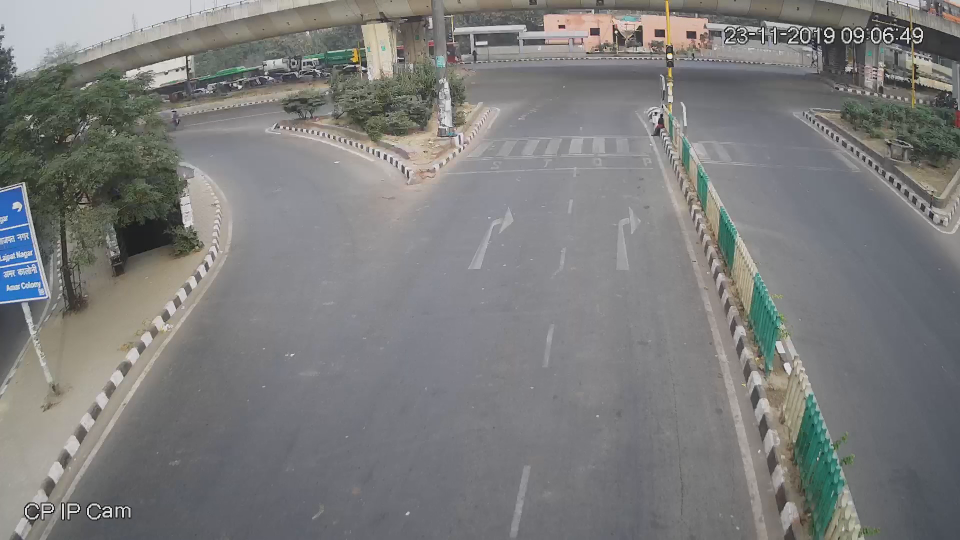
//> input picture subtask-3/method3_duplicate/bg.png, 1920 x 1080 px (shown at 1/2 size)
$ ./method3 bg.png 4thread.png   (built with g++ and OpenCV 4)
//> lines starting //> are read from the running program, lines starting //| are printed output that depends on the picture; after the words box and inside, x2 and y2 are one past the last pixel; in counts of white or black regions, pixels touching at a corner belong together
### subtask-3/method3_duplicate/functions.h
#ifndef FUNCTIONS_H
#define FUNCTIONS_H

#include <opencv2/opencv.hpp>
#include <iostream>
#include <sys/stat.h>
#include <unistd.h>
#include <string>
#include <fstream>
#include <regex>

#define pb push_back
#define fast ios_base::sync_with_stdio(false), cin.tie(NULL), cout.tie(NULL);
#define endl "\n"
#define ff first
#define ss second
#define ll long long int
#define mod (ll) 1e9 + 7

using namespace cv;
using namespace std;

struct userdata;
void mouseHandler(int event, int x, int y, int flags, void* data_ptr);
void cropImage(Mat &croppedImage, Mat &bird_view, userdata &data, Mat &h);
userdata gettingInitialData(Mat inputImage);
bool isImageFile(string str);
bool isFileExist (const std::string& name);
int checkFile(bool check1, bool check2);
void destPoints(vector<Point2f> &pts_dst);
Mat subtract_bg(Mat background, Mat current);
float queueDensity(Mat croppedFilteredFrame);
float movingDensity(Mat previousFrame, Mat currentFrame);


#endif

### subtask-3/method3_duplicate/functions.cpp
#include <opencv2/opencv.hpp>
#include <iostream>
#include <sys/stat.h>
#include <unistd.h>
#include <string>
#include <fstream>
#include <regex>
#include "functions.h"

#define pb push_back
#define fast ios_base::sync_with_stdio(false), cin.tie(NULL), cout.tie(NULL);
#define endl "\n"
#define ff first
#define ss second
#define ll long long int
#define mod (ll) 1e9 + 7

using namespace cv;
using namespace std;


struct userdata {
    Mat im;
    vector<Point2f> points;
};

void mouseHandler(int event, int x, int y, int flags, void* data_ptr) {
    if  (event == 1) {
        // Taking input of the mouse click
        userdata *data = ((userdata *) data_ptr);
        // Using small red dots/circles wherever the mouse clicks for user to know
        circle(data->im, Point(x,y),2,Scalar(0,0,600), 5, cv::LINE_AA);
        // To show the Image with Red dots
        imshow("Image", data->im);
        // Saving the co-ordinates of mouse click in data
        data->points.push_back(Point2f(x,y));

    }
}

void cropImage(Mat &croppedImage, Mat &bird_view, userdata &data, Mat &h) {
  vector<pair<int, int>> mouse_clicks(4, {0, 0});
  vector<pair<int, int>> crop_this(4, {0, 0});
  for(int i=0; i<4; i++) {
      mouse_clicks[i].ff = data.points[i].x;
      mouse_clicks[i].ss = data.points[i].y;
      // cout<<mouse_clicks[i].ff<<" "<<mouse_clicks[i].ss<<endl;

      Mat pt1 = (Mat_<double>(3, 1) << mouse_clicks[i].ff, mouse_clicks[i].ss, 1);
      Mat pt2 = h*pt1;
      pt2 /= pt2.at<double>(2);

      // cout<<pt2.at<double>(0)<<" "<<pt2.at<double>(1)<<" "<<pt2.at<double>(2)<<"kb"<<endl;
      crop_this[i].ff = pt2.at<double>(0);
      crop_this[i].ss = pt2.at<double>(1);
  }
  int crop_w = crop_this[2].ff - crop_this[0].ff;
  int crop_h = crop_this[1].ss - crop_this[0].ss;
  Mat ROI(bird_view, Rect(crop_this[0].ff, crop_this[0].ss, crop_w, crop_h));

  ROI.copyTo(croppedImage);
}

userdata gettingInitialData(Mat inputImage){

  userdata data;
  data.im = inputImage;
  cout << "Choose four points in anti-clockwise fashion, starting from top-left. \n Then press Enter." << endl;
  imshow("Image", inputImage);
  setMouseCallback("Image", mouseHandler, &data);
  waitKey(0);

  return data;
}

bool isImageFile(string str) {
  // Regex to check valid image file extension.
  const regex pattern("[^\\s]+(.*?)\\.(jpg|jpeg|png|gif|JPG|JPEG|PNG|GIF)$");
  if (str.empty()){ return false; }
  if(regex_match(str, pattern)){ return true;}
  else { return false;}
}

bool isFileExist (const std::string& name) {
  struct stat buffer;
  return (stat (name.c_str(), &buffer) == 0);
}

int checkFile(bool check1, bool check2) {
  if (check1 == false || check2 == false) {
      cout << "Hold up! \nMission failed succesfully: Could not find that image, or maybe that file isn't an image. \nDid you check if that file exists in this directory?" << endl;
      // wait for any key to be pressed
      cin.get();
      return -1;
  }
  return 0;
}

void destPoints(vector<Point2f> &pts_dst){
  pts_dst.pb(Point2f(472,52));
  pts_dst.pb(Point2f(472, 830));
  pts_dst.pb(Point2f(800, 830));
  pts_dst.pb(Point2f(800, 52));

}

// [58 lines left out: functions subtract_bg, queueDensity, movingDensity, not called in this run]

### subtask-3/method3_duplicate/method3.cpp
#include <opencv2/opencv.hpp>
#include <iostream>
#include <fstream>
#include <sys/stat.h>
#include <unistd.h>
#include <string>
#include <cstdlib>
#include <pthread.h>
#include <chrono>
#include "functions.h"
// #define num_threads 6

#define mod (ll) 1e9 + 7
using namespace cv;
using namespace std;

struct userdata {
    Mat im;
    vector<Point2f> points;
};

struct queue_struct {
  int num;
  float queue_density;
};

void* startProcessing(void* args);
vector <Mat> imageQueue;
vector<Mat> backgroundQueue;
static pthread_mutex_t mutex1 = PTHREAD_MUTEX_INITIALIZER;

// [51 lines left out: function subdivide, not called in this run]


int main(int argc, char** argv) {
//--------------------------------taking user input points to warp perspective
    int num_threads;
    cout<<"Enter number of threads: ";
    cin>> num_threads;
//> the answer given: 3
    Mat im_src = imread(argv[1]);
//> im_src is the input picture: 1080 rows x 1920 cols, CV_8UC3; mean B, G, R 123.9, 124.4, 124.1
    // // Check if file exists; return if it doesn't
    if(checkFile(isFileExist(argv[1]), isImageFile(argv[1])) == -1) {return 0;}

    cvtColor(im_src, im_src, COLOR_BGR2GRAY);
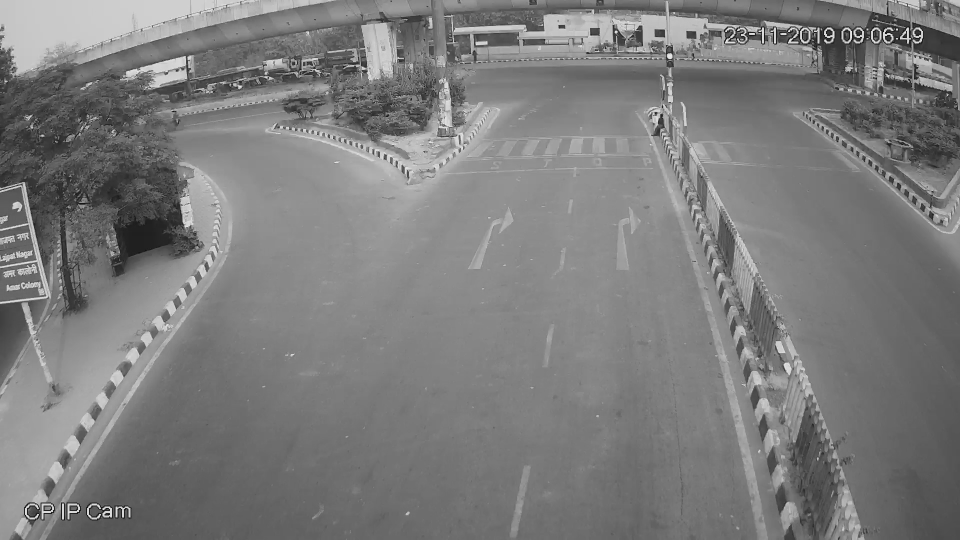
//> im_src: 1080 rows x 1920 cols, CV_8UC1 (shown at 1/2 size); min 5, max 245, mean 124.2
    Size size = im_src.size();
//> size = Size(1920, 1080)
    Mat im_dst = Mat::zeros(size,CV_8UC1);

    // Create vector and add destination points to it
    vector<Point2f> pts_dst;
    destPoints(pts_dst);

    // Set data for mouse event
    Mat im_temp = im_src.clone();

    // Show image and wait for mouse clicks
    userdata data = gettingInitialData(im_temp);
//> the left mouse button is pressed and released at (480, 270)
//> in mouseHandler, `circle(data->im, Point(x,y),2,Scalar(0,0,600), 5, cv::LINE_AA);`: data->im: 1080 rows x 1920 cols, CV_8UC1; 115 pixels changed, all inside (x1, y1, x2, y2) = (474, 265, 487, 277)
//> the left mouse button is pressed and released at (1440, 270)
//> in mouseHandler (call 3), `circle(data->im, Point(x,y),2,Scalar(0,0,600), 5, cv::LINE_AA);`: data->im: 1080 rows x 1920 cols, CV_8UC1; min 0, max 245, mean 124.2
//> the left mouse button is pressed and released at (1440, 810)
//> in mouseHandler (call 5), `circle(data->im, Point(x,y),2,Scalar(0,0,600), 5, cv::LINE_AA);`: data->im: 1080 rows x 1920 cols, CV_8UC1; min 0, max 245, mean 124.2
//> the left mouse button is pressed and released at (480, 810)
//> in mouseHandler (call 7), `circle(data->im, Point(x,y),2,Scalar(0,0,600), 5, cv::LINE_AA);`: data->im: 1080 rows x 1920 cols, CV_8UC1; min 0, max 245, mean 124.2
    auto begin = std::chrono::high_resolution_clock::now();
    clock_t start = clock();
    // Calculate the homography & warp source image to destination
    Mat h = findHomography(data.points, pts_dst);
//> h = [[0, 0.607, 308], [0.81, 0, -337], [0, 0, 1]]
    warpPerspective(im_src, im_dst, h, size);
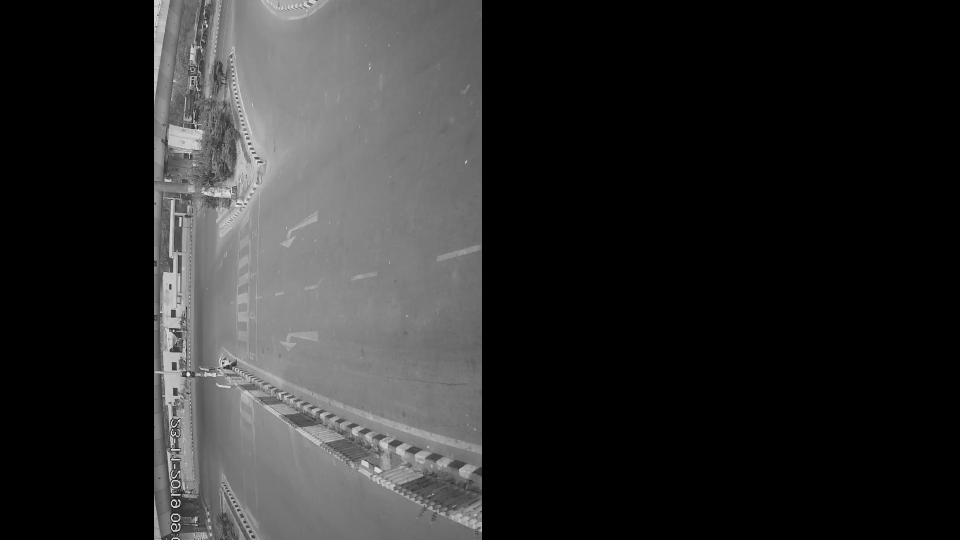
//> im_dst: 1080 rows x 1920 cols, CV_8UC1 (shown at 1/2 size); min 0, max 237, mean 43.7

    Mat bg_warp = Mat::zeros(size,CV_8UC1);  /// f grayscale karna hai abhi
    warpPerspective(im_src, bg_warp, h, size);

    Mat cropped_bg_warp;
    cropImage(cropped_bg_warp, bg_warp, data, h);
//> the loop in cropImage, `for(int i=0; i<4; i++)` made 4 passes
//> (pt1, pt2) on passes 1 to 4: ([480, 270, 1], [472, 52, 1]), ([1440, 270, 1], [472, 830, 1]), ([1440, 810, 1], [800, 830, 1]), ([480, 810, 1], [800, 52, 1])
//> in cropImage, `int crop_w = crop_this[2].ff - crop_this[0].ff;`: crop_w = 329
//> in cropImage, `int crop_h = crop_this[1].ss - crop_this[0].ss;`: crop_h = 779
//> in cropImage, `Mat ROI(bird_view, Rect(crop_this[0].ff, crop_this[0].ss, crop_w, crop..`:
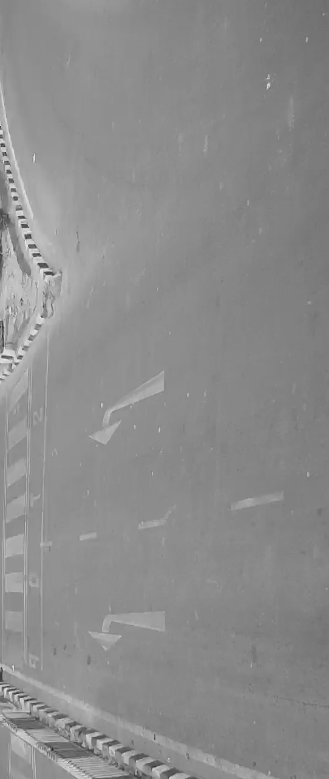
//> ROI: 779 rows x 329 cols, CV_8UC1; min 27, max 234, mean 140.1
    // cvtColor(bg_warp, bg_warp, COLOR_BGR2GRAY);
//------------------------------------------------------------------------------------------
    VideoCapture vid(argv[2]);
    // VideoCapture vid("trafficsmall.mp4");

    double n = vid.get(CAP_PROP_FRAME_COUNT);
//> n = 1
    // print number of frames
    // cout << n;
    if(!vid.isOpened()) {
        cout<<"Error unable to open video"<<endl;
        return -1;
    }
    // cout<< "Accessing video" << endl;

    string name = "method3_";
    if(num_threads < 10) name += '0';
    name += to_string(num_threads);
    name += ".txt";
    ofstream out_file(name);

    Mat frame;
    vid >> frame;
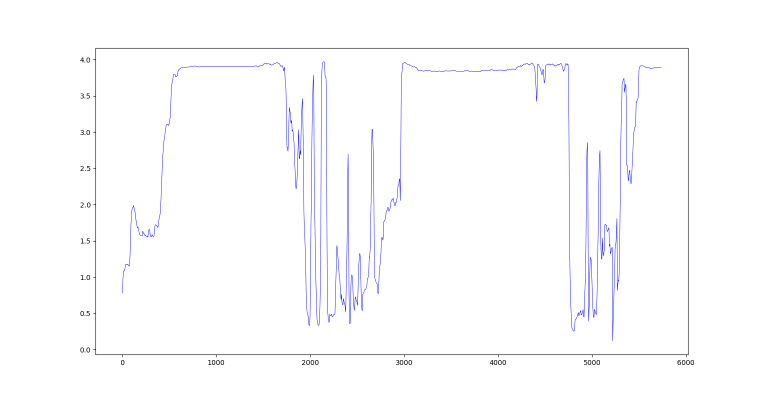
//> input picture subtask-3/method3_duplicate/4thread.png, 1529 x 797 px (shown at 1/2 size)
//> frame is the input picture: 797 rows x 1529 cols, CV_8UC3; mean B, G, R 253.9, 251.9, 251.9
    int c = 1;
    ll d = 0;
    while(1) {
        c += 1;
        d += 1;
        c %= 5;
        Mat frame;
        vid >> frame;
        if(frame.empty()) break;
        // cvtColor(frame, frame, COLOR_BGR2GRAY);
        if(c == 1) {
        //if(d) {
            // imshow("Frame", frame);
            // cout<< "Trying to enter the loop"<< endl;
            Mat warped_frame = Mat::zeros(size,CV_8UC1);  /// f grayscale karna hai abhi
            cvtColor(frame, frame, COLOR_BGR2GRAY);
            warpPerspective(frame, warped_frame, h, size);
            Mat cropped_warped_frame;
            cropImage(cropped_warped_frame, warped_frame, data, h);
            // imshow("View corrected", warped_frame);
            // imshow("bg_warp", bg_warp);
            int row = 4;
            int column = 16;
            // cout<< "trying to subdivide image"<< endl;
            subdivide(cropped_warped_frame, 1, column, imageQueue);
            subdivide(cropped_bg_warp, 1, column, backgroundQueue);

            // [5 lines of commented-out code are left out]
            struct queue_struct td[num_threads];
            float queue_d =0;
              /* Create the threads */
             pthread_t tids[num_threads];
             for(int i = 0; i < num_threads; i++) {

               td[i].num = i;
                 pthread_create(&tids[i], NULL, startProcessing, (void *)&td[i]);
               }

             /* Reap the threads */
             for(int i = 0; i < num_threads; i++) {
                 pthread_join(tids[i], NULL);
                queue_d += td[i].queue_density;
               }

             imageQueue.clear();
             backgroundQueue.clear();


            // float dynamic_d = movingDensity(prev_frame, cropped_warped_frame);

            // prev_frame = cropped_warped_frame;
            out_file << d << " " << to_string(queue_d) <<  endl;
            cout << d << " " << queue_d <<endl;
            d %= mod;
        }

        char c = (char)waitKey(25);
//> the Esc key is pressed
        if(c == 27) break;
    }

    // time(&method4_end);
    // int time = (method4_end - method4_start);
    auto end = std::chrono::high_resolution_clock::now();
   auto elapsed = std::chrono::duration_cast<std::chrono::nanoseconds>(end - begin);
   printf("Wall clock time taken: %.3f seconds.\n", elapsed.count() * 1e-9);

    double time = (double)(clock() - start)/CLOCKS_PER_SEC;
    // time /= num_threads;

    printf("CPU clock time taken: %.5f seconds.\n", time);

    // // for(int i=0; i<d; i++) {
    // //     out_file << i+1 << " " << ans[i] << endl;
    // // }
    out_file << "CPU clock time taken: " << to_string(time) << endl;
    out_file << "Wall clock time taken: " << to_string(elapsed.count() * 1e-9) << endl;

    out_file.close();
    vid.release();
    destroyAllWindows();
    return 0;
}


// [105 lines left out: function startProcessing, not called in this run]
